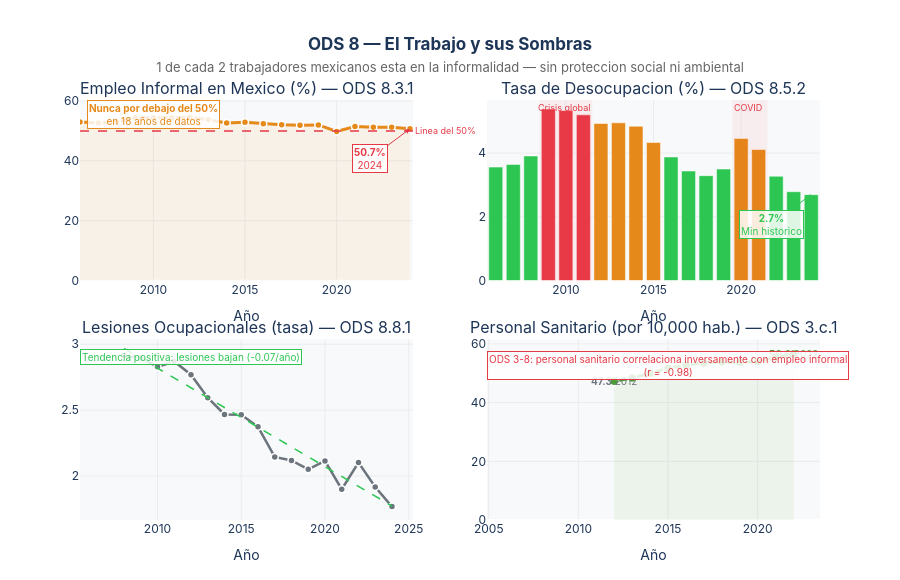

Notebook source saved alongside this figure:
### Markdown cell above
---
## Parte IV — El Trabajo Informal: el eslabón invisible

### ODS 8: Trabajo Decente y Crecimiento Económico

Hay un mecanismo que conecta el trabajo con el agua y la salud que los datos revelan de forma indirecta:  
**el 51% de los trabajadores mexicanos están en el sector informal**.

El empleo informal significa, en la práctica:
- Sin acceso a seguridad social (salud pública)
- Sin condiciones laborales reguladas de higiene y agua
- Sin cobertura para lesiones ocupacionales
- Actividades que frecuentemente degradan el entorno hídrico local

El dato impactante: la correlación entre **personal sanitario** (ODS 3.C.1) y el **empleo informal** (ODS 8.3.1) es de **r = −0.98** — a mayor informalidad, menor densidad de personal médico.

### Code cell
# ══════════════════════════════════════════════════════════════════════════════
# FIGURA 5 — El trabajo informal: series y relación con salud
# ══════════════════════════════════════════════════════════════════════════════

informal = get_serie('8.3.1')    # empleo informal
desoc    = get_serie('8.5.2')    # desocupacion
lesiones = get_serie('8.8.1')    # lesiones ocupacionales
personal = get_serie('3.C.1')    # personal sanitario

fig_trab = make_subplots(
    rows=2, cols=2,
    subplot_titles=[
        'Empleo Informal en Mexico (%) — ODS 8.3.1',
        'Tasa de Desocupacion (%) — ODS 8.5.2',
        'Lesiones Ocupacionales (tasa) — ODS 8.8.1',
        'Personal Sanitario (por 10,000 hab.) — ODS 3.c.1'
    ],
    vertical_spacing=0.14, horizontal_spacing=0.10
)

# ── Panel 1: Informalidad ─────────────────────────────────────────────────────
fig_trab.add_trace(go.Scatter(
    x=informal['periodo'], y=informal['valor'],
    mode='lines+markers',
    line=dict(color=C_TRABAJO, width=3),
    marker=dict(size=7, color=C_TRABAJO, line=dict(width=1.5, color='white')),
    fill='tozeroy', fillcolor='rgba(229,137,26,0.08)',
    showlegend=False,
    hovertemplate='<b>%{x}</b><br>Informal: <b>%{y:.1f}%</b><extra></extra>'
), row=1, col=1)

fig_trab.add_hline(
    y=50, line_dash='dash', line_color=C_ALERTA, line_width=1.5,
    row=1, col=1,
    annotation_text='Linea del 50%', annotation_position='right',
    annotation_font=dict(size=9, color=C_ALERTA)
)

# Anotación: siempre por encima del 50%
fig_trab.add_annotation(
    x=2010, y=55.5,
    text='<b>Nunca por debajo del 50%</b><br>en 18 años de datos',
    showarrow=False, font=dict(size=10, color=C_TRABAJO),
    bgcolor='rgba(255,255,255,0.85)', bordercolor=C_TRABAJO, borderwidth=1,
    row=1, col=1
)
fig_trab.add_annotation(
    x=2024, y=50.74,
    text='<b>50.7%</b><br>2024',
    showarrow=True, arrowhead=2, arrowcolor=C_ALERTA,
    ax=-40, ay=30, font=dict(size=10, color=C_ALERTA),
    bgcolor='rgba(255,255,255,0.85)', bordercolor=C_ALERTA, borderwidth=1,
    row=1, col=1
)

# ── Panel 2: Desocupación ─────────────────────────────────────────────────────
colors_desoc = [
    C_ALERTA if v > 5 else C_TRABAJO if v > 4 else C_MEJORA
    for v in desoc['valor']
]
fig_trab.add_trace(go.Bar(
    x=desoc['periodo'], y=desoc['valor'],
    marker_color=colors_desoc,
    marker_line_color='white', marker_line_width=0.5,
    showlegend=False,
    hovertemplate='<b>%{x}</b><br>Desocupacion: <b>%{y:.2f}%</b><extra></extra>'
), row=1, col=2)

fig_trab.add_vrect(
    x0=2008.5, x1=2011.5,
    fillcolor='rgba(230,57,70,0.06)', line_width=0,
    annotation_text='Crisis global', annotation_position='top right',
    annotation_font=dict(size=9, color=C_ALERTA), row=1, col=2
)
fig_trab.add_vrect(
    x0=2019.5, x1=2021.5,
    fillcolor='rgba(230,57,70,0.06)', line_width=0,
    annotation_text='COVID', annotation_position='top left',
    annotation_font=dict(size=9, color=C_ALERTA), row=1, col=2
)
fig_trab.add_annotation(
    x=2024, y=2.7,
    text='<b>2.7%</b><br>Min historico',
    showarrow=True, arrowhead=2, arrowcolor=C_MEJORA,
    ax=-40, ay=30, font=dict(size=10, color=C_MEJORA),
    bgcolor='rgba(255,255,255,0.85)', bordercolor=C_MEJORA, borderwidth=1,
    row=1, col=2
)

# ── Panel 3: Lesiones ocupacionales ──────────────────────────────────────────
fig_trab.add_trace(go.Scatter(
    x=lesiones['periodo'], y=lesiones['valor'],
    mode='lines+markers',
    line=dict(color=C_NEUTRO, width=2.5),
    marker=dict(size=7, color=C_NEUTRO, line=dict(width=1.5, color='white')),
    showlegend=False,
    hovertemplate='<b>%{x}</b><br>Lesiones: <b>%{y:.3f}</b> tasa<extra></extra>'
), row=2, col=1)

# Línea de tendencia
x_l = np.array(lesiones['periodo'])
y_l = np.array(lesiones['valor'])
m_l, b_l = np.polyfit(x_l, y_l, 1)
fig_trab.add_trace(go.Scatter(
    x=x_l, y=m_l*x_l + b_l,
    mode='lines', line=dict(color=C_MEJORA, width=1.5, dash='dash'),
    showlegend=False, hoverinfo='skip'
), row=2, col=1)
fig_trab.add_annotation(
    x=2012, y=2.9, text='Tendencia positiva: lesiones\nbajan (-0.07/año)',
    showarrow=False, font=dict(size=10, color=C_MEJORA),
    bgcolor='rgba(255,255,255,0.85)', bordercolor=C_MEJORA, borderwidth=1,
    row=2, col=1
)

# ── Panel 4: Personal sanitario ──────────────────────────────────────────────
fig_trab.add_trace(go.Scatter(
    x=personal['periodo'], y=personal['valor'],
    mode='lines+markers',
    line=dict(color=C_SALUD, width=3),
    marker=dict(size=9, color=C_SALUD, line=dict(width=1.5, color='white')),
    fill='tozeroy', fillcolor='rgba(76,159,56,0.08)',
    showlegend=False,
    hovertemplate='<b>%{x}</b><br>Personal sanitario: <b>%{y:.1f}</b> /10k hab.<extra></extra>'
), row=2, col=2)

fig_trab.add_annotation(
    x=2012, y=47.3, text='<b>47.3</b>\n2012',
    showarrow=False, font=dict(size=10, color=C_NEUTRO), row=2, col=2
)
fig_trab.add_annotation(
    x=2022, y=56.6, text='<b>56.6</b>\n2022',
    showarrow=False, font=dict(size=10, color=C_SALUD), row=2, col=2
)

fig_trab.add_annotation(
    x=2015, y=52.5,
    text='ODS 3-8: personal sanitario\ncorrelaciona inversamente\ncon empleo informal<br>(r = -0.98)',
    showarrow=False, font=dict(size=10, color=C_ALERTA),
    bgcolor='rgba(255,255,255,0.85)', bordercolor=C_ALERTA, borderwidth=1,
    row=2, col=2
)

fig_trab.update_xaxes(showgrid=True, gridcolor='#E9ECEF', title_text='Año')
fig_trab.update_yaxes(showgrid=True, gridcolor='#E9ECEF')

fig_trab.update_layout(
    title=dict(
        text='<b>ODS 8 — El Trabajo y sus Sombras</b><br>'
             '<span style="font-size:13px;color:#666;font-weight:normal">'
             '1 de cada 2 trabajadores mexicanos esta en la informalidad — sin proteccion social ni ambiental</span>',
        x=0.5, xanchor='center'
    ),
    height=580, plot_bgcolor=C_FONDO, paper_bgcolor='white',
    font=dict(family='Inter, Arial, sans-serif', color=C_LINEA),
    margin=dict(t=100, b=60)
)
fig_trab.show()
print('Empleo informal (2024):', '{:.1f}%'.format(get_serie('8.3.1')['valor'].iloc[-1]))
print('Desocupacion minimo historico (2024):', '{:.2f}%'.format(get_serie('8.5.2')['valor'].iloc[-1]))

### Figure 1 — Plotly figure (JSON) as saved in the notebook; plotly's stock layout.template omitted (floating-point values rounded to 4 significant figures)
{"data": [{"fill": "tozeroy", "fillcolor": "rgba(229,137,26,0.08)", "hovertemplate": "<b>%{x}</b><br>Informal: <b>%{y:.1f}%</b><extra></extra>", "line": {"color": "#E5891A", "width": 3}, "marker": {"color": "#E5891A", "line": {"color": "white", "width": 1.5}, "size": 7}, "mode": "lines+markers", "showlegend": false, "type": "scatter", "x": [2006, 2007, 2008, 2009, 2010, 2011, 2012, 2013, 2014, 2015, 2016, 2017, 2018, 2019, 2020, 2021, 2022, 2023, 2024], "xaxis": "x", "y": [52.97, 52.66, 52.96, 54.44, 54.43, 54.43, 54.59, 53.75, 52.63, 52.89, 52.43, 52.08, 51.95, 52.03, 49.85, 51.5, 51.26, 51.25, 50.74], "yaxis": "y"}, {"hovertemplate": "<b>%{x}</b><br>Desocupacion: <b>%{y:.2f}%</b><extra></extra>", "marker": {"color": ["#2DC653", "#2DC653", "#2DC653", "#E63946", "#E63946", "#E63946", "#E5891A", "#E5891A", "#E5891A", "#E5891A", "#2DC653", "#2DC653", "#2DC653", "#2DC653", "#E5891A", "#E5891A", "#2DC653", "#2DC653", "#2DC653"], "line": {"color": "white", "width": 0.5}}, "showlegend": false, "type": "bar", "x": [2006, 2007, 2008, 2009, 2010, 2011, 2012, 2013, 2014, 2015, 2016, 2017, 2018, 2019, 2020, 2021, 2022, 2023, 2024], "xaxis": "x2", "y": [3.561, 3.644, 3.91, 5.382, 5.334, 5.2, 4.928, 4.95, 4.841, 4.333, 3.878, 3.438, 3.292, 3.499, 4.461, 4.11, 3.274, 2.788, 2.696], "yaxis": "y2"}, {"hovertemplate": "<b>%{x}</b><br>Lesiones: <b>%{y:.3f}</b> tasa<extra></extra>", "line": {"color": "#6C757D", "width": 2.5}, "marker": {"color": "#6C757D", "line": {"color": "white", "width": 1.5}, "size": 7}, "mode": "lines+markers", "showlegend": false, "type": "scatter", "x": [2008, 2009, 2010, 2011, 2012, 2013, 2014, 2015, 2016, 2017, 2018, 2019, 2020, 2021, 2022, 2023, 2024], "xaxis": "x3", "y": [2.914, 2.896, 2.828, 2.869, 2.768, 2.594, 2.467, 2.465, 2.373, 2.145, 2.118, 2.05, 2.115, 1.9, 2.102, 1.916, 1.768], "yaxis": "y3"}, {"hoverinfo": "skip", "line": {"color": "#2DC653", "dash": "dash", "width": 1.5}, "mode": "lines", "showlegend": false, "type": "scatter", "x": [2008, 2009, 2010, 2011, 2012, 2013, 2014, 2015, 2016, 2017, 2018, 2019, 2020, 2021, 2022, 2023, 2024], "xaxis": "x3", "y": [2.968, 2.893, 2.818, 2.744, 2.669, 2.594, 2.519, 2.445, 2.37, 2.295, 2.22, 2.146, 2.071, 1.996, 1.922, 1.847, 1.772], "yaxis": "y3"}, {"fill": "tozeroy", "fillcolor": "rgba(76,159,56,0.08)", "hovertemplate": "<b>%{x}</b><br>Personal sanitario: <b>%{y:.1f}</b> /10k hab.<extra></extra>", "line": {"color": "#4C9F38", "width": 3}, "marker": {"color": "#4C9F38", "line": {"color": "white", "width": 1.5}, "size": 9}, "mode": "lines+markers", "showlegend": false, "type": "scatter", "x": [2012, 2013, 2014, 2015, 2016, 2017, 2018, 2019, 2020, 2021, 2022], "xaxis": "x4", "y": [47.31, 48.39, 49.97, 51.74, 52.82, 53.46, 53.82, 53.73, 53.97, 55.48, 56.55], "yaxis": "y4"}], "layout": {"annotations": [{"font": {"size": 16}, "showarrow": false, "text": "Empleo Informal en Mexico (%) — ODS 8.3.1", "x": 0.225, "xanchor": "center", "xref": "paper", "y": 1.0, "yanchor": "bottom", "yref": "paper"}, {"font": {"size": 16}, "showarrow": false, "text": "Tasa de Desocupacion (%) — ODS 8.5.2", "x": 0.775, "xanchor": "center", "xref": "paper", "y": 1.0, "yanchor": "bottom", "yref": "paper"}, {"font": {"size": 16}, "showarrow": false, "text": "Lesiones Ocupacionales (tasa) — ODS 8.8.1", "x": 0.225, "xanchor": "center", "xref": "paper", "y": 0.43, "yanchor": "bottom", "yref": "paper"}, {"font": {"size": 16}, "showarrow": false, "text": "Personal Sanitario (por 10,000 hab.) — ODS 3.c.1", "x": 0.775, "xanchor": "center", "xref": "paper", "y": 0.43, "yanchor": "bottom", "yref": "paper"}, {"font": {"color": "#E63946", "size": 9}, "showarrow": false, "text": "Linea del 50%", "x": 1, "xanchor": "left", "xref": "x domain", "y": 50, "yanchor": "middle", "yref": "y"}, {"bgcolor": "rgba(255,255,255,0.85)", "bordercolor": "#E5891A", "borderwidth": 1, "font": {"color": "#E5891A", "size": 10}, "showarrow": false, "text": "<b>Nunca por debajo del 50%</b><br>en 18 años de datos", "x": 2010, "xref": "x", "y": 55.5, "yref": "y"}, {"arrowcolor": "#E63946", "arrowhead": 2, "ax": -40, "ay": 30, "bgcolor": "rgba(255,255,255,0.85)", "bordercolor": "#E63946", "borderwidth": 1, "font": {"color": "#E63946", "size": 10}, "showarrow": true, "text": "<b>50.7%</b><br>2024", "x": 2024, "xref": "x", "y": 50.74, "yref": "y"}, {"font": {"color": "#E63946", "size": 9}, "showarrow": false, "text": "Crisis global", "x": 2012.0, "xanchor": "right", "xref": "x2", "y": 1, "yanchor": "top", "yref": "y2 domain"}, {"font": {"color": "#E63946", "size": 9}, "showarrow": false, "text": "COVID", "x": 2020.0, "xanchor": "left", "xref": "x2", "y": 1, "yanchor": "top", "yref": "y2 domain"}, {"arrowcolor": "#2DC653", "arrowhead": 2, "ax": -40, "ay": 30, "bgcolor": "rgba(255,255,255,0.85)", "bordercolor": "#2DC653", "borderwidth": 1, "font": {"color": "#2DC653", "size": 10}, "showarrow": true, "text": "<b>2.7%</b><br>Min historico", "x": 2024, "xref": "x2", "y": 2.7, "yref": "y2"}, {"bgcolor": "rgba(255,255,255,0.85)", "bordercolor": "#2DC653", "borderwidth": 1, "font": {"color": "#2DC653", "size": 10}, "showarrow": false, "text": "Tendencia positiva: lesiones\nbajan (-0.07/año)", "x": 2012, "xref": "x3", "y": 2.9, "yref": "y3"}, {"font": {"color": "#6C757D", "size": 10}, "showarrow": false, "text": "<b>47.3</b>\n2012", "x": 2012, "xref": "x4", "y": 47.3, "yref": "y4"}, {"font": {"color": "#4C9F38", "size": 10}, "showarrow": false, "text": "<b>56.6</b>\n2022", "x": 2022, "xref": "x4", "y": 56.6, "yref": "y4"}, {"bgcolor": "rgba(255,255,255,0.85)", "bordercolor": "#E63946", "borderwidth": 1, "font": {"color": "#E63946", "size": 10}, "showarrow": false, "text": "ODS 3-8: personal sanitario\ncorrelaciona inversamente\ncon empleo informal<br>(r = -0.98)", "x": 2015, "xref": "x4", "y": 52.5, "yref": "y4"}], "font": {"color": "#1D3557", "family": "Inter, Arial, sans-serif"}, "height": 580, "margin": {"b": 60, "t": 100}, "paper_bgcolor": "white", "plot_bgcolor": "#F8F9FA", "shapes": [{"line": {"color": "#E63946", "dash": "dash", "width": 1.5}, "type": "line", "x0": 0, "x1": 1, "xref": "x domain", "y0": 50, "y1": 50, "yref": "y"}, {"fillcolor": "rgba(230,57,70,0.06)", "line": {"width": 0}, "type": "rect", "x0": 2008.0, "x1": 2012.0, "xref": "x2", "y0": 0, "y1": 1, "yref": "y2 domain"}, {"fillcolor": "rgba(230,57,70,0.06)", "line": {"width": 0}, "type": "rect", "x0": 2020.0, "x1": 2022.0, "xref": "x2", "y0": 0, "y1": 1, "yref": "y2 domain"}], "title": {"text": "<b>ODS 8 — El Trabajo y sus Sombras</b><br><span style=\"font-size:13px;color:#666;font-weight:normal\">1 de cada 2 trabajadores mexicanos esta en la informalidad — sin proteccion social ni ambiental</span>", "x": 0.5, "xanchor": "center"}, "xaxis": {"anchor": "y", "domain": [0.0, 0.45], "gridcolor": "#E9ECEF", "showgrid": true, "title": {"text": "Año"}}, "xaxis2": {"anchor": "y2", "domain": [0.55, 1.0], "gridcolor": "#E9ECEF", "showgrid": true, "title": {"text": "Año"}}, "xaxis3": {"anchor": "y3", "domain": [0.0, 0.45], "gridcolor": "#E9ECEF", "showgrid": true, "title": {"text": "Año"}}, "xaxis4": {"anchor": "y4", "domain": [0.55, 1.0], "gridcolor": "#E9ECEF", "showgrid": true, "title": {"text": "Año"}}, "yaxis": {"anchor": "x", "domain": [0.57, 1.0], "gridcolor": "#E9ECEF", "showgrid": true}, "yaxis2": {"anchor": "x2", "domain": [0.57, 1.0], "gridcolor": "#E9ECEF", "showgrid": true}, "yaxis3": {"anchor": "x3", "domain": [0.0, 0.43], "gridcolor": "#E9ECEF", "showgrid": true}, "yaxis4": {"anchor": "x4", "domain": [0.0, 0.43], "gridcolor": "#E9ECEF", "showgrid": true}}}
